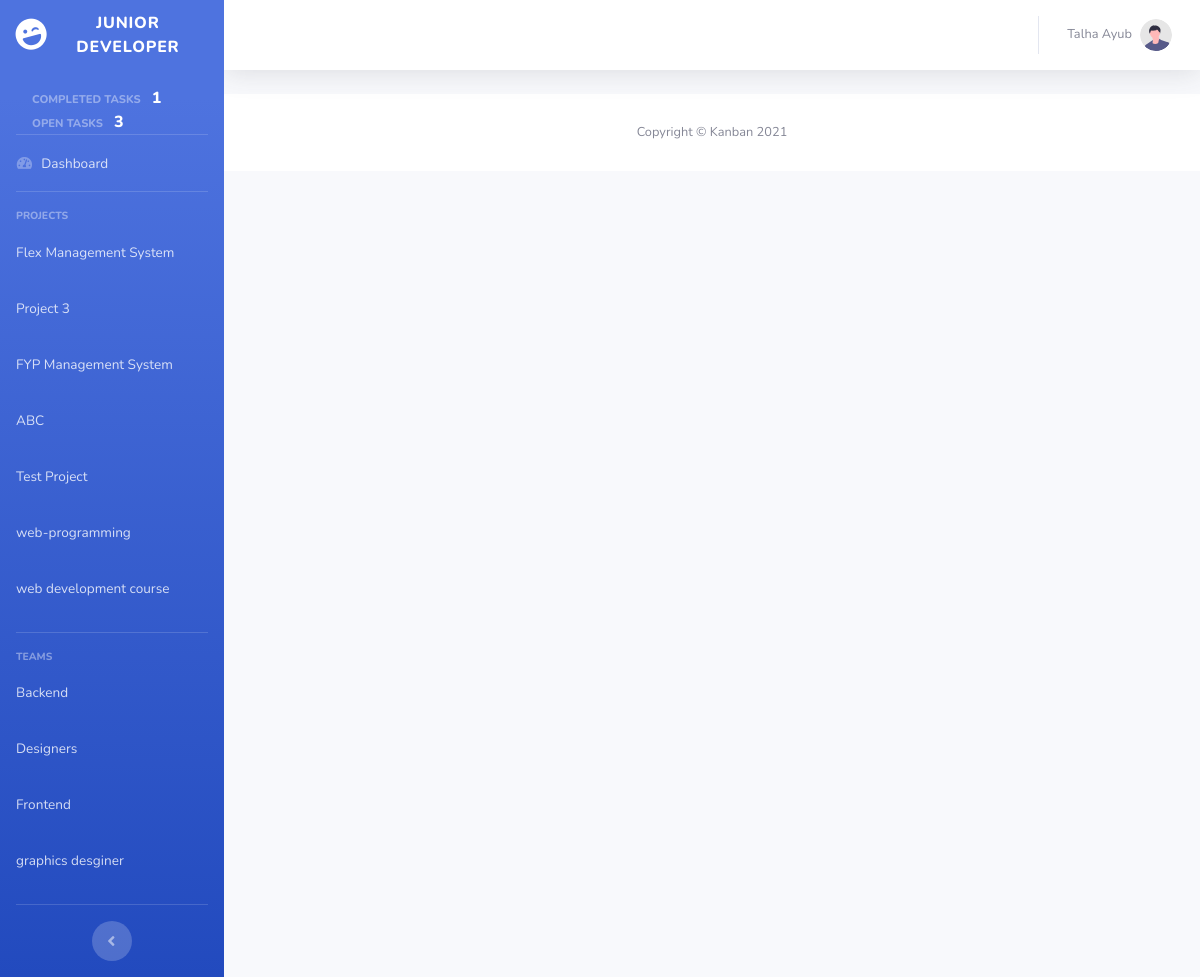
The app's page /.history/index_20210806181416.php (signed in) with its own data.
### tables this page shows
CREATE TABLE `tbl_member` (
  `m_id` int(11) NOT NULL,
  `m_name` varchar(50) NOT NULL,
  `m_username` varchar(50) NOT NULL,
  `m_password` varchar(50) NOT NULL,
  `m_role` varchar(50) NOT NULL,
  `team_id` int(11) DEFAULT NULL
);

CREATE TABLE `tbl_project` (
  `p_id` int(11) NOT NULL,
  `p_name` varchar(100) NOT NULL,
  `p_about` varchar(500) NOT NULL,
  `team_id` int(11) DEFAULT NULL
);

CREATE TABLE `tbl_team` (
  `team_id` int(11) NOT NULL,
  `t_name` varchar(100) NOT NULL
);

### db.php (called while the page is built, shortened)
<?php
  class Database
  {
    private $dsn = "mysql:host=localhost;dbname=website";
    private $user = "root";
    private $pass = "";
    public $conn;
    public function __construct()
    {
      try
      {
        $this->conn = new PDO($this->dsn, $this->user, $this->pass);
      }
      catch(PDOException $e)
      {
        echo $e->getMessage();
      }
    }
    public function get_member_info($id)
    {
      $data = array();
      $sql = "Select * from tbl_member m where m.m_id = :id";
      $stmt = $this->conn->prepare($sql);
      $stmt->execute(['id'=>$id]);
      $result = $stmt->fetchAll(PDO::FETCH_ASSOC);
      foreach ($result as $row)
      {
        $data[] = $row;
      }
      return $data;
    }
    public function count_total_projects($id)
    {
      $data = array();
      $sql = "select count(*) as 'total_projects' from tbl_project p where p.team_id = (select m.team_id from tbl_member m where m.m_id = :id)";
      $stmt = $this->conn->prepare($sql);
      $stmt->execute(['id'=>$id]);
      $result = $stmt->fetch(PDO::FETCH_ASSOC);
      if ($result)
        $data = $result["total_projects"];
      return $data;
    }
    public function get_all_projects($id)
    {
      $data = array();
      $sql = "select p.* from tbl_project p where p.team_id = (select m.team_id from tbl_member m where m.m_id = :id)";
      $stmt = $this->conn->prepare($sql);
      $stmt->execute(['id'=>$id]);
      $result = $stmt->fetchAll(PDO::FETCH_ASSOC);
      foreach ($result as $row)
      {
        $data[] = $row;
      }
      return $data;
    }
    public function count_total_teams()
    {
      $data = array();
      $sql = "select count(*) as 'total_teams' from tbl_team;";
      $stmt = $this->conn->prepare($sql);
      $stmt->execute();
      $result = $stmt->fetch(PDO::FETCH_ASSOC);
      if ($result)
        $data = $result["total_teams"];
      return $data;
    }
    public function get_all_teams()
    {
      $data = array();
      $sql = "select * from tbl_team t";
      $stmt = $this->conn->prepare($sql);
      $stmt->execute();
      $result = $stmt->fetchAll(PDO::FETCH_ASSOC);
      foreach ($result as $row)
      {
        $data[] = $row;
      }
      return $data;
    }
    public function count_tasks_per_member($member_id, $check)
    {
      $data = array();
      if ($check == "NULL")
      {
        $sql = "select count(member_id) 'total_tasks' from tbl_task where member_id = :member_id and status <> 'completed';";
        $stmt = $this->conn->prepare($sql);
        $stmt->execute(['member_id'=>$member_id]);
      }
      else
      {
        $sql = "select count(member_id) 'total_tasks' from tbl_task where member_id = :member_id and status = 'completed';";
        $stmt = $this->conn->prepare($sql);
        $stmt->execute(['member_id'=>$member_id]);
      }
      $result = $stmt->fetch(PDO::FETCH_ASSOC);
      if ($result)
        $data = $result["total_tasks"];
      return $data;
    }
  }
$db = new Database();
?>

### .history/index_20210806181416.php (the view, shortened to what this page needs)
<?php include "header.php" ?>
        <div id="content-wrapper" class="d-flex flex-column">
            <div id="content">
                <nav class="navbar navbar-expand navbar-light bg-white topbar mb-4 static-top shadow">
                    <ul class="navbar-nav ml-auto">
                        <li class="nav-item dropdown no-arrow">
                            <a class="nav-link dropdown-toggle" href="#" id="userDropdown" role="button"
                                data-toggle="dropdown" aria-haspopup="true" aria-expanded="false">
                                <span class="mr-2 d-none d-lg-inline text-gray-600 small"><?php echo $member_info['0']['m_name']; ?></span>
                                <img class="img-profile rounded-circle"
                                    src="img/undraw_profile.svg">
                            </a>
                        </li>
                    </ul>
                </nav>
            <footer class="sticky-footer bg-white">
                <div class="container my-auto">
                    <div class="copyright text-center my-auto">
                        <span>Copyright &copy; Kanban 2021</span>
                    </div>
                </div>
            </footer>
        </div>
    </div>
</body>
</html>

### header.php (shortened to what this page needs)
<?php include_once "db.php";
$id = $_SESSION['member_id'];
?>
<?php
        $member_info = $db->get_member_info($id);
?>
<!DOCTYPE html>
<html lang="en">
<head>
    <link href="vendor/fontawesome-free/css/all.min.css" rel="stylesheet" type="text/css">
    <link href="css/sb-admin-2.min.css" rel="stylesheet">
</head>
<body id="page-top">
    <div id="wrapper">
        <ul class="navbar-nav bg-gradient-primary sidebar sidebar-dark accordion" id="accordionSidebar">
            <a class="sidebar-brand d-flex align-items-center justify-content-center" href="#">
                <div class="sidebar-brand-icon rotate-n-15">
                    <i class="fas fa-laugh-wink"></i>
                </div>
                <div class="sidebar-brand-text mx-2">
                   <?php echo $member_info['0']['m_role']; ?>
                </div>
            </a>
            <div class="sidebar-heading mt-3 ">
                <div class=" sidebar-heading "  id = "completed_open_tasks">
                  <?php $total = $db->count_tasks_per_member($member_info[0]['m_id'], "Not"); ?>
                  <span class="fonts_txt">Completed Tasks <span class="ml-2 fonts_num text-white"><?php echo $total; ?></span>    </span>
                  <?php $total = $db->count_tasks_per_member($member_info[0]['m_id'], "NULL"); ?>
                  <span class="fonts_txt">Open Tasks <span class="ml-2 fonts_num text-white"><?php echo $total; ?></span>    </span>
              </div>
              </div>
            <hr class="sidebar-divider my-0">
            <li class="nav-item">
                <a class="nav-link" href="index.php">
                    <i class="fas fa-fw fa-tachometer-alt"></i>
                    <span>Dashboard</span></a>
            </li>
            <hr class="sidebar-divider">
            <div class="sidebar-heading">
                Projects
            </div>
            <div id = "project_names">
              <?php
              $total_projects = $db->count_total_projects($id);
              if ($total_projects > 0)
              {
                $projects_names = $db->get_all_projects($id);
                foreach($projects_names as $row)
                {
                  ?>
                  <li class="nav-item">
                  <a class="nav-link" href="project_backlog.php?page=<?php echo $row['p_id']; ?>">
                      <span><?php echo $row['p_name']; ?></span></a>
                  </li>
                  <?php
                }
              }
              ?>
            </div>
            <hr class="sidebar-divider">
            <div class="sidebar-heading">
                TEAMS
            </div>
            <div id = "team_names">
              <?php
              $total_teams = $db->count_total_teams();
              if ($total_teams > 0)
              {
                $team_name = $db->get_all_teams();
                foreach($team_name as $row)
                {
                  ?>
                  <li class="nav-item">
                  <a class="nav-link" href="team.php?page=<?php echo $row['team_id']; ?>">
                      <span><?php echo $row['t_name']; ?></span></a>
                  </li>
                  <?php
                }
              }
              ?>
            </div>
            <hr class="sidebar-divider d-none d-md-block">
            <div class="text-center d-none d-md-inline">
                <button class="rounded-circle border-0" id="sidebarToggle"></button>
            </div>
        </ul>

### records on screen
tbl_member: m_role "JUNIOR DEVELOPER", m_name "Talha Ayub"
tbl_project: p_name "Flex Management System"
tbl_project: p_name "Project 3"
tbl_project: p_name "FYP Management System"
tbl_project: p_name "ABC"
tbl_project: p_name "Test Project"
tbl_project: p_name "web-programming"
tbl_project: p_name "web development course"
tbl_team: t_name "Backend"
tbl_team: t_name "Designers"
tbl_team: t_name "Frontend"
tbl_team: t_name "graphics desginer"

### other values on screen
$total "1"
$total "3"
